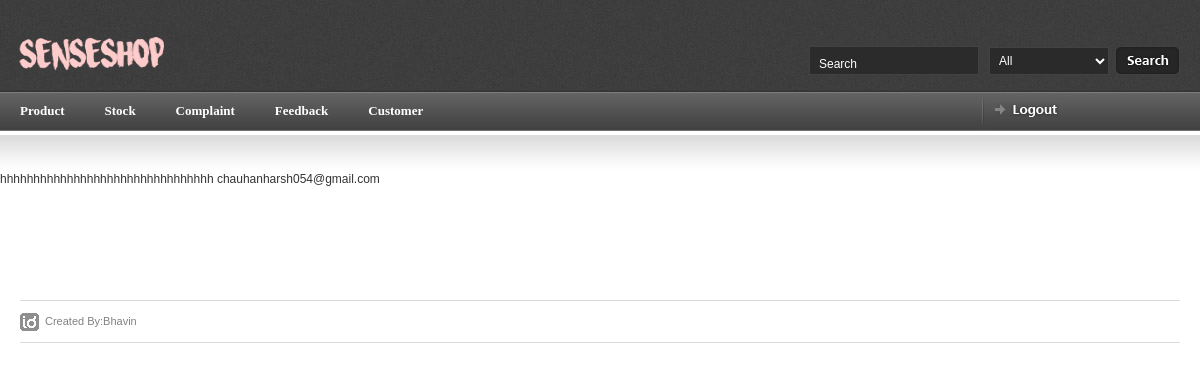
Page /myadmin/feedback/1/ (signed in) on the committed database.
### myadmin/models.py (models this page shows, shortened)
class feedback(models.Model):
    email = models.CharField(max_length=150)
    mobile = models.DecimalField(max_digits=10,decimal_places=0)
    f_msg = models.CharField(max_length=1000)
    flag =models.DecimalField(max_digits=2,decimal_places=0)

### myadmin/views.py (the view)
# urls.py: url(r'^myadmin/feedback/(?P<pk>[0-9]+)/$',b.FeedbackDetailView.as_view(),name='feedback_detail'),
class FeedbackDetailView(generic.DetailView):
    model = feedback
    template_name = 'detail/feedback_detail.html'
    context_object_name = 'feedback'
    def dispatch(self,request ,*args, **kwargs):
        if request.session.has_key('myadmin'):
            a = 'hello'
        else:
            return redirect('index')
        return super(FeedbackDetailView, self).dispatch(request,*args, **kwargs)

### myadmin/templates/detail/feedback_detail.html
{% load staticfiles %}
{% include 'article_start.html' %}
    {{ feedback.f_msg }}
{{ feedback.email }}
{% include 'article_close.html' %}

### myadmin/static/css/screen.css (style rules this page uses)
* { margin: 0; padding: 0; }
html, body { height: 100%; }
body { background: #fff; color: #393939; font-family: Arial; font-size: 0px; line-height: 0; }

### rows in the picture
feedback: f_msg "hhhhhhhhhhhhhhhhhhhhhhhhhhhhhhhh", email "chauhanharsh054@gmail.com"
